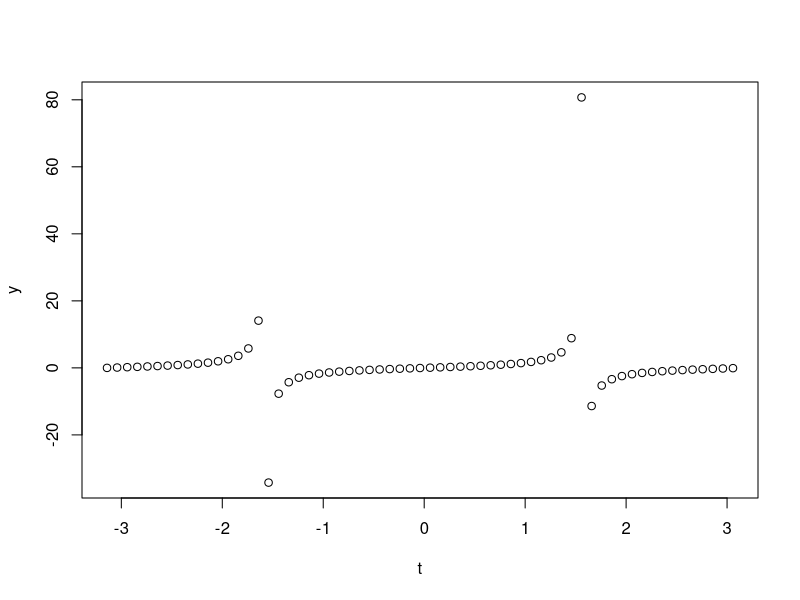
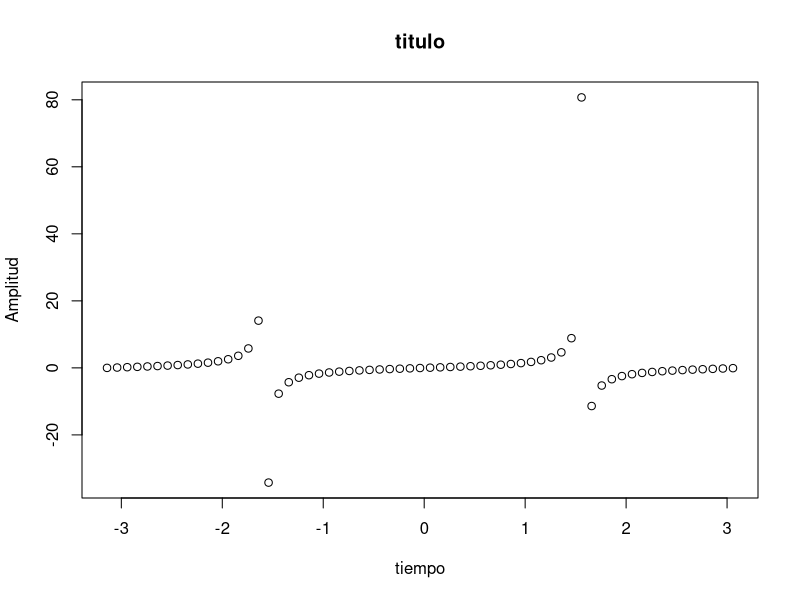
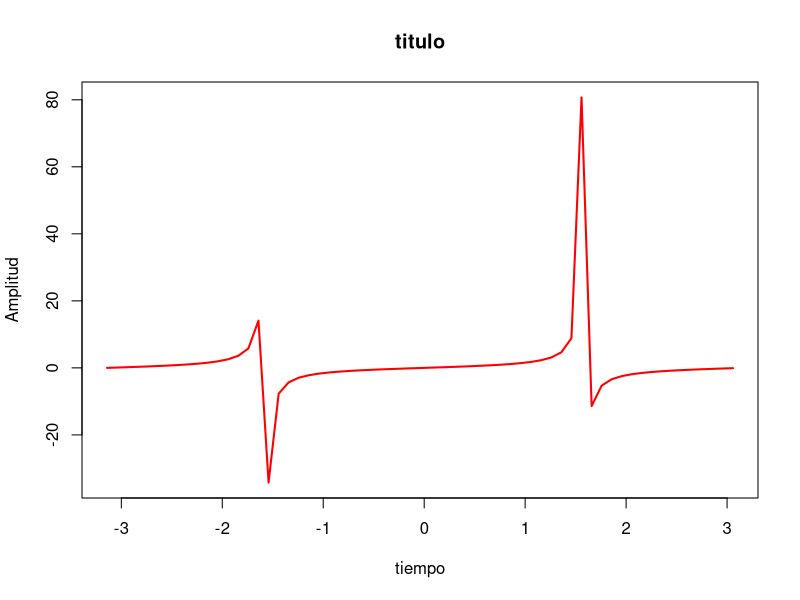
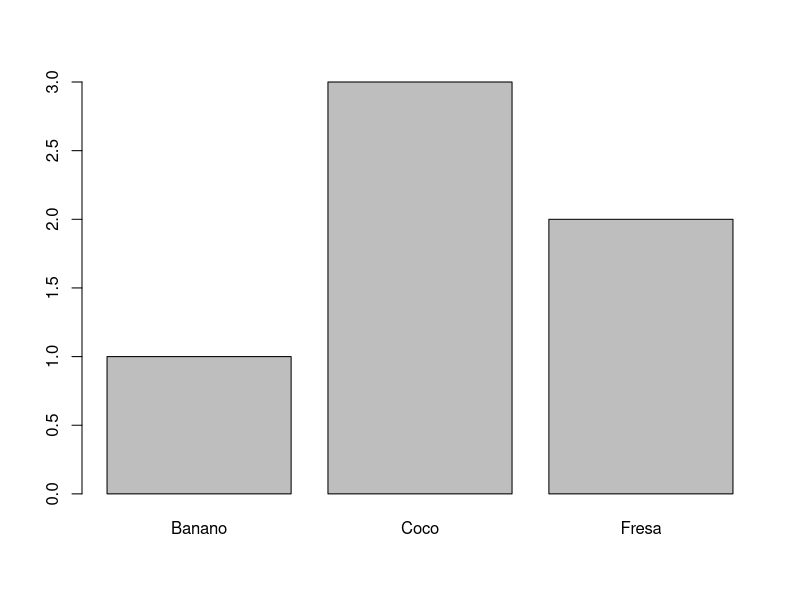

Source code (R) for these figures, in order:
#Graficos en R
#Defina la variable a graficar.
t <- seq(-pi, pi, 0.1)
y <- tan(t)
#El comando plot se encarga
plot(t, y)
#Si desea asignar rotulos use las palabras main, ylab y xlab
plot(t, y,
     main = "titulo",
     ylab = "Amplitud",
     xlab = "tiempo")

#Hay varios tipos de linea (type) y se designan con letras
#l=línea continua, p=puntos, b=puntos y lineas, o=subrayar circulos
#s=escalonado, h=lineas verticales
#lwd= ancho de la linea
#col=color en ingles
plot(t, y,
     main = "titulo",
     ylab = "Amplitud",
     xlab = "tiempo",
     type = "l",
     col = "red",
     lwd = "2"
)

#R también imprime grupos de datos alfanumericos clasificandolos
frutas <- c("Banano", "Fresa", "Coco", "Fresa", "Coco", "Coco")
#El comando factor los agrupa
f <- factor(frutas)
plot(f) #En este caso se imprime un histograma
#Level me indica cuales son las eqtiquetas disponibles 
#dentro del vector
print(levels(f))
#str le indica que nivel ocupa cada etiqueta dentro del 
#arreglo. Ej. Banano es el 1, Fresa es el 3 y Coco el 2
str(f)
#Es decir convierte un dato categórico a número

